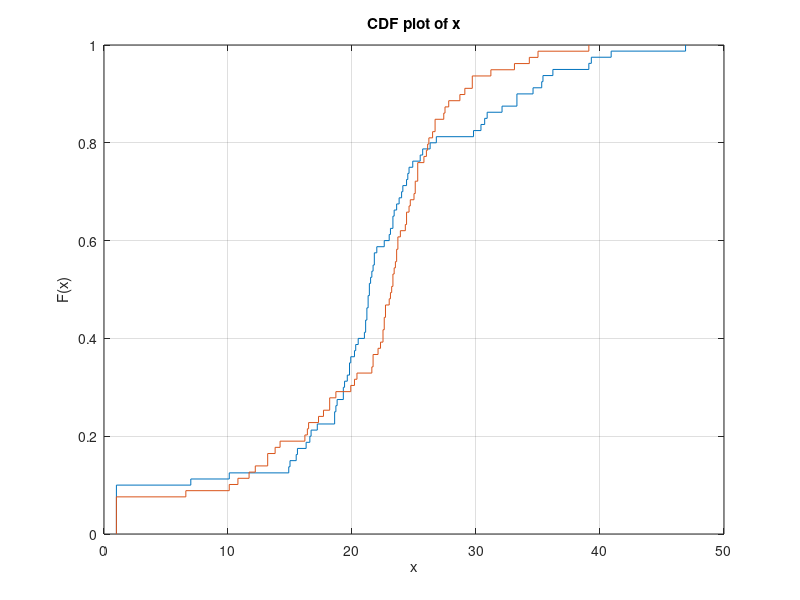
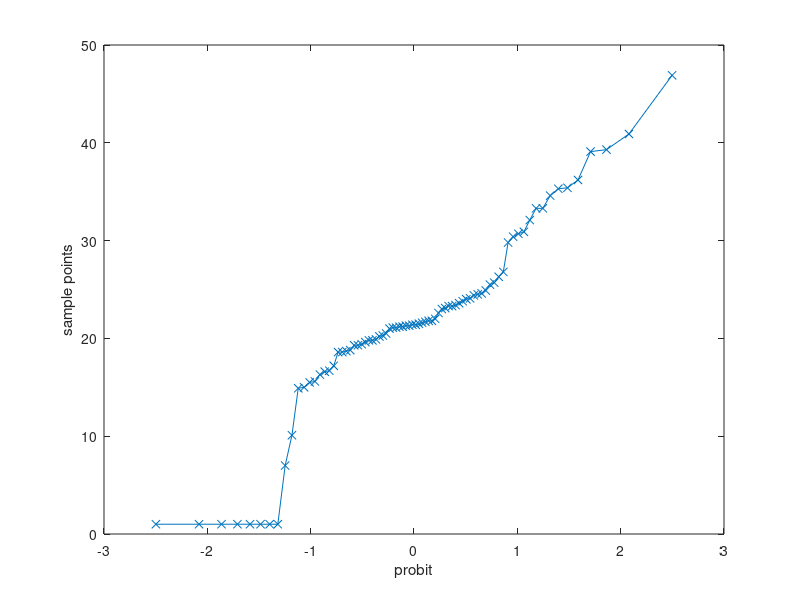
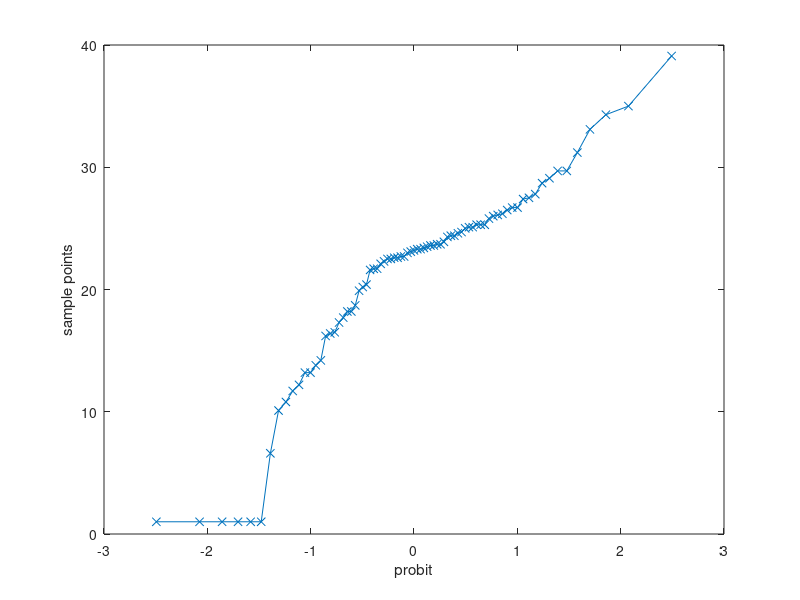

MATLAB code for these plots, in order:
function lista3
    zadanie5();
end

function zadanie1
    fprintf('\nzadanie1.\n');
    controlB = [0.08, 0.10, 0.15, 0.17, 0.24, 0.34,0.38, 0.42, 0.49, 0.50, 0.70,...
        0.94, 0.95, 1.26, 1.37, 1.55, 1.75, 3.20, 6.98, 50.57];
    figure('Name', 'zadanie1 Dystrybuanta linear scale');
    cdfplot(controlB);
    figure('Name', 'zadanie1 qqplot');
    qqplot(controlB);
end

function zadanie2
    fprintf('\nzadanie2.\n');
    controlB = [0.08, 0.10, 0.15, 0.17, 0.24, 0.34,0.38, 0.42, 0.49, 0.50, 0.70,...
        0.94, 0.95, 1.26, 1.37, 1.55, 1.75, 3.20, 6.98, 50.57];
    figure('Name', 'zadanie2 Dystrybuanta log scale');
    [~, stats] = cdfplot(controlB);
    set(gca,'XScale','log'); %gcs - gca returns the handle to the current axes for the current figure.
    fprintf('\nZadanie2: median: %f\n\n', stats.median);
    figure('Name', 'zadanie2 qqplot');
    qqplot(controlB);
end

function zadanie3
    fprintf('\nzadanie3.\n');
    controlA = [0.22, -0.87, -2.39, -1.79, 0.37, -1.54, 1.28, -0.31, -0.74, 1.72,...
        0.38, -0.17, -0.62, -1.10, 0.30, 0.15, 2.30, 0.19, -0.50, -0.09];
    treatmentA = [-5.13, -2.19, -2.43, -3.83, 0.50, -3.25, 4.32, 1.63, 5.18,...
        -0.43, 7.11, 4.87, -3.10, -5.81, 3.76, 6.31, 2.58, 0.07, 5.76, 3.50];
    figure('Name', 'zadanie3 Dystrybuanta controlA treatmentA');
    cdfplot(controlA);
    hold on;
    cdfplot(treatmentA);
    figure('Name', 'zadanie3 qqplot');
    qqplot(controlA);
end

function zadanie4
    fprintf('\nZadanie4.\n');
    [height,~,~,sex] = importPacjenci();%A(A(:, end) == 2, :);
    sex = char(sex);
    men = height(sex(:) == 'M');
    women = height(sex(:) == 'K');
    evaluateKStest('kstest Mezczyzni', men);
    evaluateKStest('kstest Kobiety', women);
    evaluateKS2test('kstest2', men, women);
    figure('Name', 'zadanie4 qqplot men');
    qqplot(men);
    figure('Name', 'zadanie4 qqplot woman');
    qqplot(women);
end

function zadanie5
    fprintf('\nZadanie5.\n');
    delikates = [23.4, 30.9, 18.8, 23.0, 21.4, 1, 24.6, 23.8, 24.1, 18.7, 16.3,...
        20.3, 14.9, 35.4, 21.6, 21.2, 21.0, 15.0, 15.6, 24.0, 34.6, 40.9, 30.7,...
        24.5, 16.6, 1, 21.7, 1, 23.6, 1, 25.7, 19.3, 46.9, 23.3, 21.8, 33.3,...
        24.9, 24.4, 1, 19.8, 17.2, 21.5, 25.5, 23.3, 18.6, 22.0, 29.8, 33.3,...
        1, 21.3, 18.6, 26.8, 19.4, 21.1, 21.2, 20.5, 19.8, 26.3, 39.3, 21.4, 22.6,...
        1, 35.3, 7.0, 19.3, 21.3, 10.1, 20.2, 1, 36.2, 16.7, 21.1, 39.1, 19.9, 32.1,...
        23.1, 21.8, 30.4, 19.62, 15.5]';
    renety = [16.5, 1, 22.6, 25.3, 23.7, 1, 23.3, 23.9, 16.2, 23.0, 21.6, 10.8,...
        12.2, 23.6, 10.1, 24.4, 16.4, 11.7, 17.7, 34.3, 24.3, 18.7, 27.5, 25.8,...
        22.5, 14.2, 21.7, 1, 31.2, 13.8, 29.7, 23.1, 26.1, 25.1, 23.4, 21.7, 24.4,...
        13.2, 22.1, 26.7, 22.7, 1, 18.2, 28.7, 29.1, 27.4, 22.3, 13.2, 22.5, 25.0,...
        1, 6.6, 23.7, 23.5, 17.3, 24.6, 27.8, 29.7, 25.3, 19.9, 18.2, 26.2, 20.4, 23.3,...
        26.7, 26.0, 1, 25.1, 33.1, 35.0, 25.3, 23.6, 23.2, 20.2, 24.7, 22.6, 39.1, 26.5, 22.7]';
    cdfplot(delikates);
    hold on;
    cdfplot(renety);
    evaluateKStest('kstest delikates', delikates);
    evaluateKStest('kstest renety', renety);
    alpha = 0.05;
    evaluateKS2test('kstest2', renety, delikates, alpha);
    fprintf('\n');
    figure('Name', 'zadanie5 qqplot delikates');
    qqplot(delikates);
    figure('Name', 'zadanie5 qqplot renety');
    qqplot(renety);
end

function zadanie6
    fprintf('\nZadanie6.\n');
    [height,~,~,sex] = importPacjenci();%A(A(:, end) == 2, :);
    sex = char(sex);
    men = height(sex(:) == 'M');
    women = height(sex(:) == 'K');
    evaluateLilietest('lilietest Mezczyzni', men);
    evaluateLilietest('lilietest Kobiety', women);
    fprintf('\n');
    figure('Name', 'zadanie6 qqplot men');
    qqplot(men);
    figure('Name', 'zadanie6 qqplot women');
    qqplot(women);
end


function zadanie7
    fprintf('\nZadanie7.\n');
    [~,~,sugar,~] = importPacjenci();
    alpha = 0.05;
    evaluateSWtest('swtest', sugar, alpha);
    fprintf('\n');
    figure('Name', 'zadanie7 qqplot sugar');
    qqplot(sugar);
end

function zadanie8
    fprintf('\nZadanie8.\n');
    czas = importZarowki();
    alpha = 0.1;
    evaluateSWtest('swtest', czas, alpha);
    fprintf('\n');
    figure('Name', 'zadanie8 qqplot czas');
    qqplot(czas);
end

function zadanie9
    fprintf('\nZadanie9.\n');
    pojemnosc = importKondensatory();
    alpha = 0.05;
    evaluateSWtest('swtest', pojemnosc, alpha);
    evaluateKStest('kstest', pojemnosc);
    evaluateLilietest('lilietest', pojemnosc);
    %cdfplot(pojemnosc);
    fprintf('\n');
    figure('Name', 'zadanie9 qqplot pojemnosc');
    qqplot(pojemnosc);
end

function zadanie10
    fprintf('\nZadanie10.\n');
    [~,~,COLLEGE,SALARY,~,~] = importAbsolwenci();
    rolnictwo = SALARY(strcmp(COLLEGE(:),'Rolnictwo'));
    pedagogika = SALARY(strcmp(COLLEGE(:), 'Pedagogika'));
    alpha = 0.05;

    [x,~] = size(rolnictwo);
    fprintf('rolnictwo size: %d\n', x);
    evaluateSWtest('swtest rolnictwo', rolnictwo, alpha);
    evaluateKStest('kstest rolnictwo', rolnictwo);
    evaluateLilietest('lilietest rolnictwo', rolnictwo);
    
    [x, ~] = size(pedagogika);
    fprintf('pedagogika size: %d\n', x);
    evaluateSWtest('swtest pedagogika', pedagogika, alpha);
    evaluateKStest('kstest pedagogika', pedagogika);
    evaluateLilietest('lilietest pedagogika', pedagogika);
    
    figure('Name', 'zadanie10 qqplot rolnictwo');
    qqplot(rolnictwo);

    figure('Name', 'zadanie10 qqplot pedagogika');
    qqplot(pedagogika);
    
    fprintf('\n');
end

function evaluateSWtest(name, X, alpha)
    [~, P, W] = swtest(X, alpha);
    fprintf('W: %f\n',W);
    printResult(name, P, alpha);
end

function evaluateKStest(name, X)
    CDFall = normcdf(X,mean(X),std(X,1));
    alpha = 0.05;
    [H,P,KSSTAT,CV] = kstest(X, 'CDF', [X,CDFall], 'Alpha', alpha);
    result = 'Hipoteza Ho odrzucona';
    if (P > alpha)
       result = 'Nie ma podstaw do odrzucenia hipotezy Ho';
    end;
    fprintf('%s: H: %d, P: %f, KSSTAT: %f, CV: %f, wynik: %s\n', name, H,P,KSSTAT,CV, result);
end

function evaluateKS2test(name, X, Y, alpha)
    if ~exist('alpha','var')
        alpha = 0.05;
    end
    [H,P,KSSTAT] = kstest2(X,  Y, 'Alpha', alpha);
    result = 'Hipoteza Ho odrzucona';
    if (P > alpha)
       result = 'Nie ma podstaw do odrzucenia hipotezy Ho';
    end;
    fprintf('%s: H: %d, P: %f, KSSTAT: %f, wynik: %s\n', name, H,P,KSSTAT, result);
end

function printResult(name, p, alpha)
    H = 1;
    result = 'Hipoteza Ho odrzucona';
    if (p > alpha)
       result = 'Nie ma podstaw do odrzucenia hipotezy Ho';
       H = 0;
    end;
    fprintf('%s: H: %d, p: %f, wynik: %s\n', name, H, p, result);
end

function evaluateLilietest(name, X)
    alpha = 0.05;
    [H,P,LSTAT,CV] = lillietest(X);
    result = 'Hipoteza Ho odrzucona';
    if (P > alpha)
       result = 'Nie ma podstaw do odrzucenia hipotezy Ho';
    end;
    fprintf('%s: H: %d, P: %f, LSTAT: %f, CV: %f, wynik: %s\n', name, H,P,LSTAT,CV, result);
end